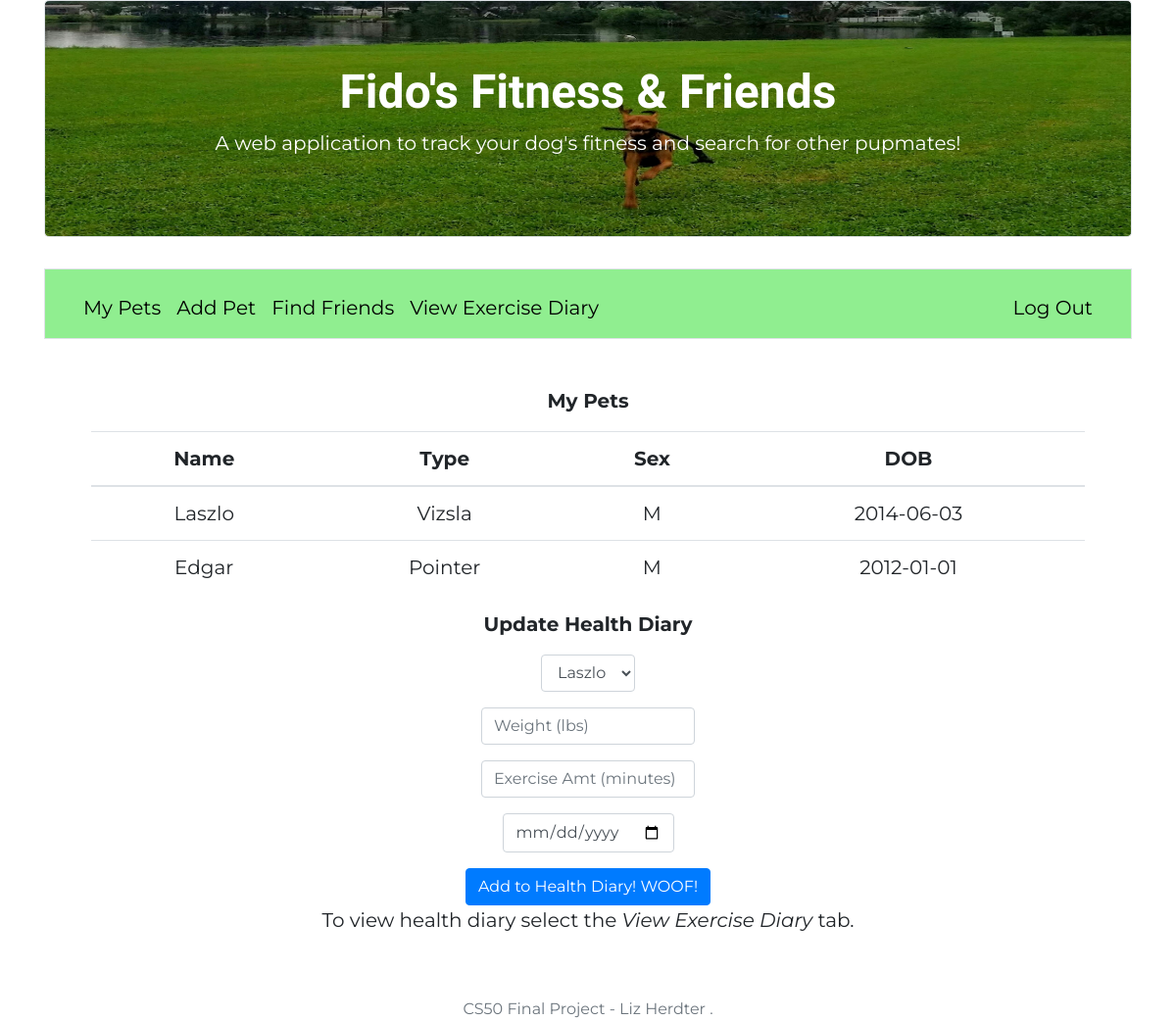
Page /mypets (signed in) on the earlier database version.
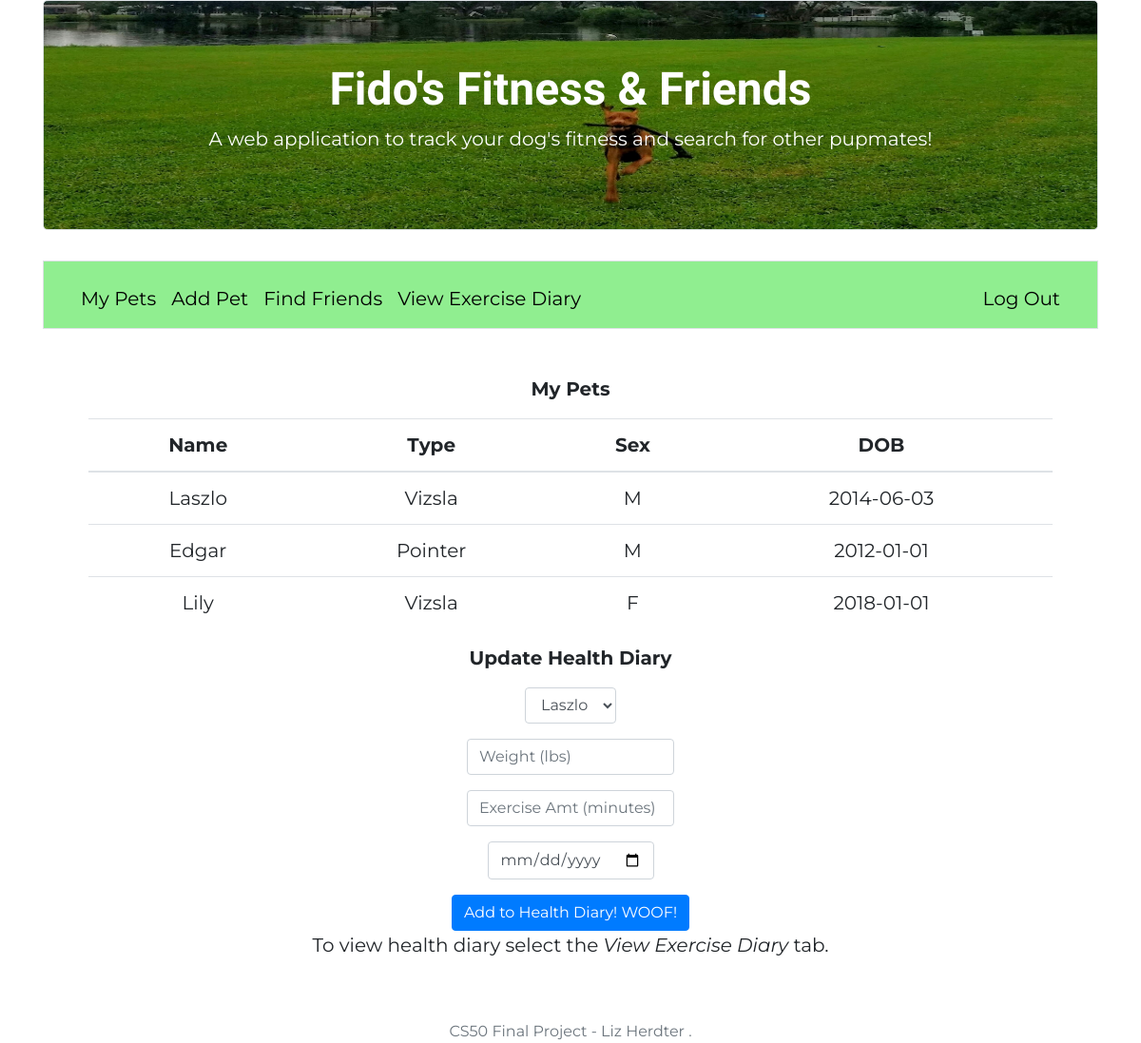
Same page on the later database version.
### tables this page shows
CREATE TABLE 'pets' ('id' integer PRIMARY KEY NOT NULL, 'user_id' integer NOT NULL, 'name' varchar(100) NOT NULL, 'type' varchar(100) NOT NULL, 'sex' char(1) NOT NULL, 'DOB' date NOT NULL);

### application.py (the view, shortened to what this page needs)
@app.route("/mypets", methods=["GET", "POST"])
@login_required
def mypets():
    if request.method =="GET":
        results = db.execute("SELECT name, type, sex, DOB FROM pets WHERE user_id = :user_id", user_id=session['user_id'])
        pets = db.execute("SELECT name, type, sex, DOB FROM pets WHERE user_id = :user_id", user_id=session['user_id'])
        if not pets:
            return apology("To get started add a pet! No time like the present!")
        return render_template("mypets.html", pets=pets)
    return render_template("mypets.html")

### application.py (called while the page is built)
@app.after_request
def after_request(response):
    response.headers["Cache-Control"] = "no-cache, no-store, must-revalidate"
    response.headers["Expires"] = 0
    response.headers["Pragma"] = "no-cache"
    return response

### helpers.py (called while the page is built)
def login_required(f):
    @wraps(f)
    def decorated_function(*args, **kwargs):
        if session.get("user_id") is None:
            return redirect("/login")
        return f(*args, **kwargs)
    return decorated_function

### templates/mypets.html (shortened to what this page needs)
{% extends "layout.html" %}
{% block main %}
<p><b>My Pets</b></p>
    <table class="table table-hover">
        <thead>
        <tr>
            <th> Name </th>
            <th>  Type</th>
            <th> Sex </th>
            <th> DOB </th>
        </tr>
        </thead>
        <tbody>
            {% for pet in pets %}
        <tr>
            <td> {{pet.name }}</td>
            <td> {{pet.type }}</td>
            <td> {{pet.sex }}</td>
            <td> {{pet.DOB}}</td>
        </tr>
         {% endfor %}
        </tbody>
    </table>
<p> <b>Update Health Diary</b> </p>
    <form action="/mypets" method="post">
        <div class="form-group">
        <select class="form-control" name="name">
                {% for pet in pets %}
                   <option value = "{{pet.name}}">{{pet.name}}</option>
                {% endfor %}
        </select>
        </div>
    <form action="/mypets" method="post">
        <div class="form-group">
            <input autocomplete="off" autofocus class="form-control" name="weight" placeholder="Weight (lbs)" type="text"/>
        </div>
        <div class="form-group">
            <input autocomplete="off" autofocus class="form-control" name="exc" placeholder="Exercise Amt (minutes)" type="text"/>
        </div>
        <div class="form-group">
            <input class="form-control" name="date" placeholder="Date (MM-DD-YYYY)" type="date" value = "06-01-2017"/>
        </div>
        <button class="btn btn-primary" type="submit">Add to Health Diary! WOOF!</button>
    </form>
    <p> To view health diary select the <i>View Exercise Diary</i> tab.</p>
{% endblock %}

### templates/layout.html (shortened to what this page needs)
<!DOCTYPE html>
<html lang="en">
    <head>
        <link href="https://maxcdn.bootstrapcdn.com/bootstrap/4.0.0-beta.2/css/bootstrap.min.css" rel="stylesheet"/>
        <link href="/static/styles.css" rel="stylesheet"/>
    </head>
    <body>
    <div class="container">
      <div class="jumbotron red border">
        <h1 class="text-center">Fido's Fitness & Friends</h1>
        <p class="text-center">A web application to track your dog's fitness and search for other pupmates!</p>
      </div>
        <nav class="navbar navbar-expand-md navbar-light bg-light border" style="background-color: #e3f2fd;">
             <div class="container-fluid">
            <div class="collapse navbar-collapse" id="navbar">
                {% if session.user_id %}
                    <ul class="navbar-nav mr-auto mt-2">
                        <li class="nav-item"><a class="nav-link" href="/mypets">My Pets</a></li>
                        <li class="nav-item"><a class="nav-link" href="/new">Add Pet</a></li>
                        <li class="nav-item"><a class="nav-link" href="/findfriends">Find Friends</a></li>
                        <li class="nav-item"><a class="nav-link" href="/plot">View Exercise Diary</a></li>
                    </ul>
                    <ul class="navbar-nav ml-auto mt-2">
                        <li class="nav-item"><a class="nav-link" href="/logout">Log Out</a></li>
                    </ul>
                {% else %}
                    <ul class="navbar-nav mr-auto mt-2">
                        <li class="nav-item"><a class="nav-link" href="/register">Register</a></li>
                        <li class="nav-item"><a class="nav-link" href="/login">Log In</a></li>
                    </ul>
                {% endif %}
                </div>
            </nav>
        <main class="container p-5">
            {% block main %}{% endblock %}
        </main>
        <footer class="small text-center text-muted">
            CS50 Final Project - Liz Herdter .
        </footer>
</div>
    </body>
</html>

### static/styles.css (style rules this page uses)
.red { background-color: AliceBlue!important; }
.jumbotron { background-image: url("laszlo.jpg"); background-position: center; min-height: 50%; background-size: 100% 100%; }
.jumbotron h1 { font-family: 'Hi Melody', serif; font-size: 48px; width: 100%; font-weight:bold; color: White; }
.jumbotron p { color: White; }
.navbar-nav.mr-auto.mt-2 li a { color: Black; }
.navbar-nav.ml-auto.mt-2 li a { color: Black; }
.navbar { background-color: LightGreen!important; }
main .form-control { display: inline-block; width: auto; }
main { overflow-x: auto; text-align: center; }

### templates/layout.html (style rules this page uses)
body { font-family: 'Montserrat', serif; font-size: 20px; }

Differences in the rows shown:
added pets: name "Lily", type "Vizsla", sex "F", DOB "2018-01-01"
